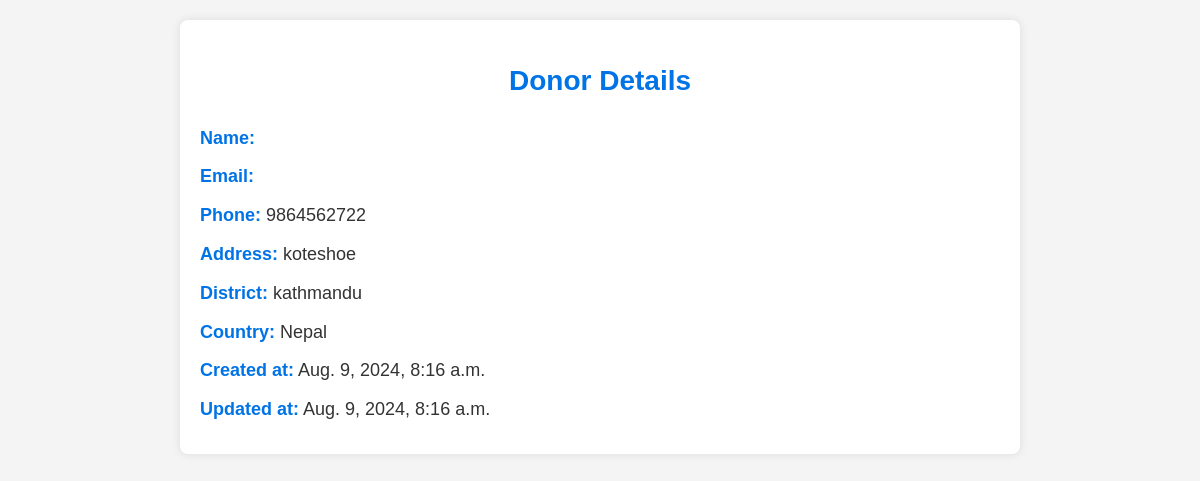
/doner/doner/1/, run on an earlier commit of the app's database.
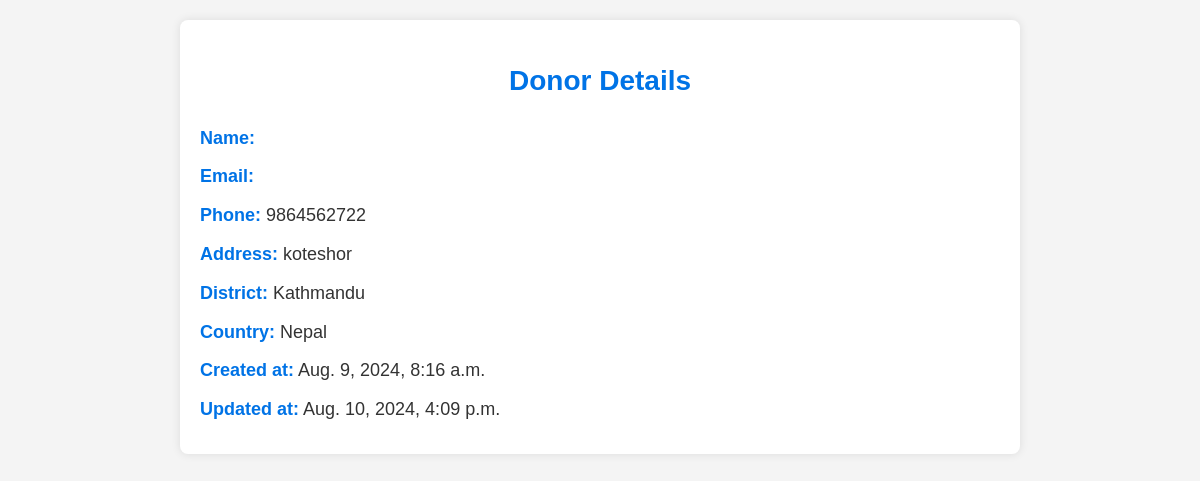
And on a later commit of the database.
### donor_management/models.py (models this page shows, shortened)
class Donor(models.Model):
    user = models.ForeignKey(User, on_delete=models.CASCADE, null=True)
    phone_number = models.CharField(max_length=15, null=True)
    address = models.CharField(max_length=100, null=True)
    district = models.CharField(max_length=100, null=True)
    country = models.CharField(max_length=100, null=True)
    created_at = models.DateTimeField(auto_now_add=True)
    updated_at = models.DateTimeField(auto_now=True)

### donor_management/views.py (the view)
# urls.py: path('doner/<int:pk>/', views.donor_detail, name='donor_detail'),
def donor_detail(request, pk):
    donor = get_object_or_404(Donor, pk=pk)
    return render(request, 'donor_management/doner_detail.html', {'donor': donor})

### donor_management/templates/donor_management/doner_detail.html (shortened to what this page needs)
<!DOCTYPE html>
<html>
<head>
</head>
<body>
    <div class="container">
        <header>
            <h1>Donor Details</h1>
        </header>
        <main>
            <div class="donor-info">
                <p><strong>Name:</strong> {{ donor.name }}</p>
                <p><strong>Email:</strong> {{ donor.email }}</p>
                <p><strong>Phone:</strong> {{ donor.phone_number }}</p>
                <p><strong>Address:</strong> {{ donor.address }}</p>
                <p><strong>District:</strong> {{ donor.district }}</p>
                <p><strong>Country:</strong> {{ donor.country }}</p>
                <p><strong>Created at:</strong> {{ donor.created_at }}</p>
                <p><strong>Updated at:</strong> {{ donor.updated_at }}</p>
            </div>
        </main>
    </div>
</body>
</html>

What changed in the data, as far as the page shows it:
changed Donor "Nepal": address "koteshoe" → "koteshor"; district "kathmandu" → "Kathmandu"; updated_at "Aug. 9, 2024, 8:16 a.m." → "Aug. 10, 2024, 4:09 p.m."
